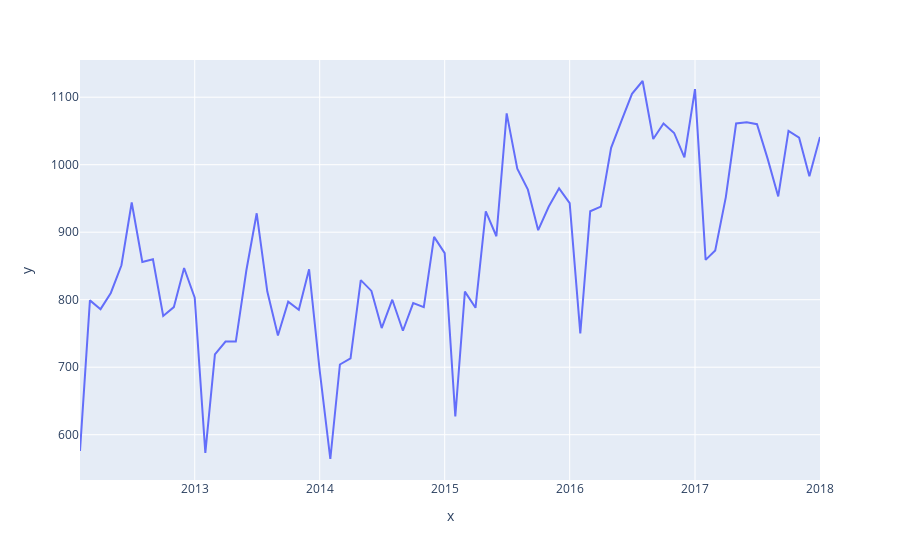

The notebook cell this image was saved under:
### Code cell
while True:
    num_deaths_output = input("Would you like to see information on the number of firearm related injuries? Y/N ")
    if num_deaths_output in ["Y", "y", "N", "n"]:
        break

if num_deaths_output in ["Y", "y"]:
    print(f"The # of deaths of individuals who were victims of firearm related injuries is as follows:")
    queried_wonder_data_count = queried_wonder_data[["Month", "Deaths"]].groupby("Month").agg(sum).reset_index()
    death_count = px.line(x = queried_wonder_data_count["Month"], y = queried_wonder_data_count.Deaths)
    death_count.show()

### Figure 1 — Plotly figure (JSON) as saved in the notebook; plotly's stock layout.template omitted (floating-point values rounded to 4 significant figures)
{"data": [{"hovertemplate": "x=%{x}<br>y=%{y}<extra></extra>", "legendgroup": "", "line": {"color": "#636efa", "dash": "solid"}, "marker": {"symbol": "circle"}, "mode": "lines", "name": "", "orientation": "v", "showlegend": false, "type": "scatter", "x": ["2012-02-01T00:00:00", "2012-03-01T00:00:00", "2012-04-01T00:00:00", "2012-05-01T00:00:00", "2012-06-01T00:00:00", "2012-07-01T00:00:00", "2012-08-01T00:00:00", "2012-09-01T00:00:00", "2012-10-01T00:00:00", "2012-11-01T00:00:00", "2012-12-01T00:00:00", "2013-01-01T00:00:00", "2013-02-01T00:00:00", "2013-03-01T00:00:00", "2013-04-01T00:00:00", "2013-05-01T00:00:00", "2013-06-01T00:00:00", "2013-07-01T00:00:00", "2013-08-01T00:00:00", "2013-09-01T00:00:00", "2013-10-01T00:00:00", "2013-11-01T00:00:00", "2013-12-01T00:00:00", "2014-01-01T00:00:00", "2014-02-01T00:00:00", "2014-03-01T00:00:00", "2014-04-01T00:00:00", "2014-05-01T00:00:00", "2014-06-01T00:00:00", "2014-07-01T00:00:00", "2014-08-01T00:00:00", "2014-09-01T00:00:00", "2014-10-01T00:00:00", "2014-11-01T00:00:00", "2014-12-01T00:00:00", "2015-01-01T00:00:00", "2015-02-01T00:00:00", "2015-03-01T00:00:00", "2015-04-01T00:00:00", "2015-05-01T00:00:00", "2015-06-01T00:00:00", "2015-07-01T00:00:00", "2015-08-01T00:00:00", "2015-09-01T00:00:00", "2015-10-01T00:00:00", "2015-11-01T00:00:00", "2015-12-01T00:00:00", "2016-01-01T00:00:00", "2016-02-01T00:00:00", "2016-03-01T00:00:00", "2016-04-01T00:00:00", "2016-05-01T00:00:00", "2016-06-01T00:00:00", "2016-07-01T00:00:00", "2016-08-01T00:00:00", "2016-09-01T00:00:00", "2016-10-01T00:00:00", "2016-11-01T00:00:00", "2016-12-01T00:00:00", "2017-01-01T00:00:00", "2017-02-01T00:00:00", "2017-03-01T00:00:00", "2017-04-01T00:00:00", "2017-05-01T00:00:00", "2017-06-01T00:00:00", "2017-07-01T00:00:00", "2017-08-01T00:00:00", "2017-09-01T00:00:00", "2017-10-01T00:00:00", "2017-11-01T00:00:00", "2017-12-01T00:00:00", "2018-01-01T00:00:00"], "xaxis": "x", "y": [576, 799, 786, 810, 851, 944, 856, 860, 776, 789, 847, 803, 573, 719, 738, 738, 844, 928, 812, 747, 797, 785, 845, 695, 564, 704, 713, 829, 813, 758, 800, 754, 795, 789, 893, 869, 627, 812, 788, 931, 894, 1076, 994, 963, 903, 938, 965, 943, 750, 931, 938, 1025, 1066, 1105, 1124, 1038, 1061, 1047, 1011, 1112, 859, 873, 952, 1061, 1063, 1060, 1009, 953, 1050, 1040, 983, 1041], "yaxis": "y"}], "layout": {"legend": {"tracegroupgap": 0}, "margin": {"t": 60}, "xaxis": {"anchor": "y", "domain": [0, 1], "title": {"text": "x"}}, "yaxis": {"anchor": "x", "domain": [0, 1], "title": {"text": "y"}}}}
